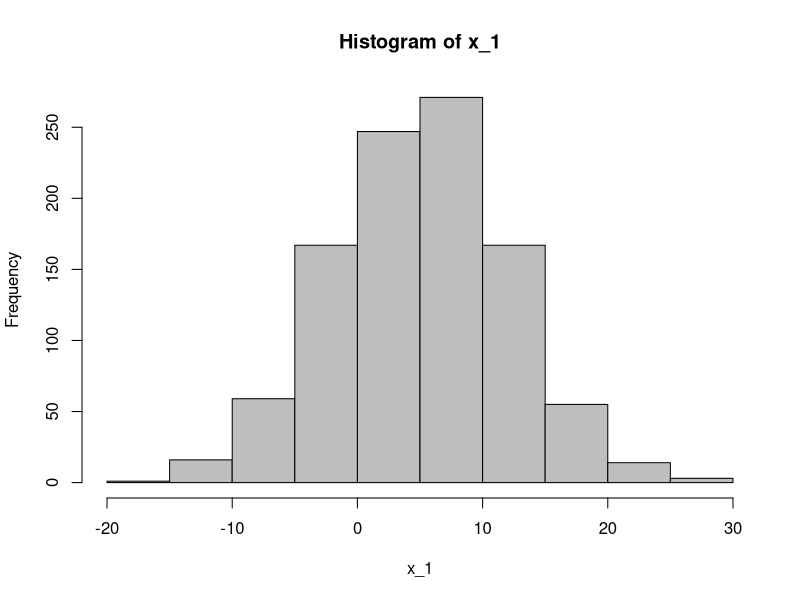
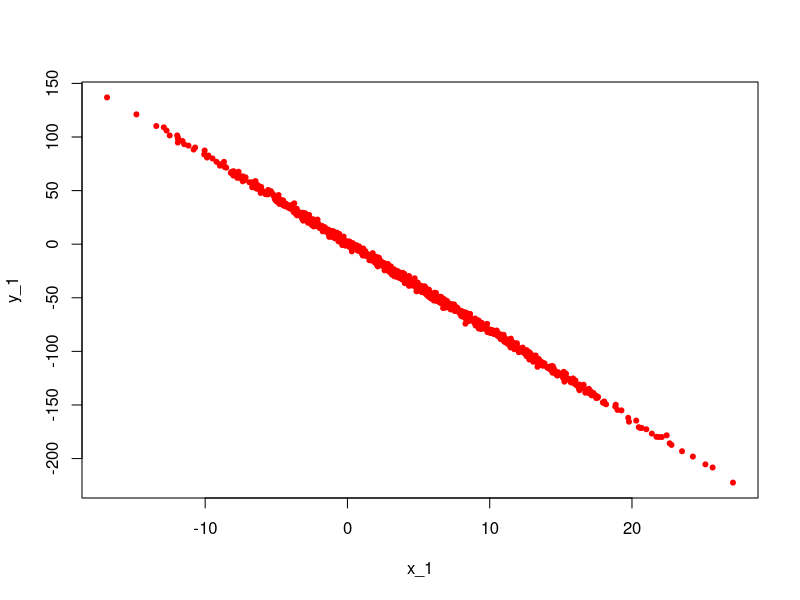

The R source for these figures, in order: (Note: this script raises an error after producing the figures.)
#brupoon 2015, MIT license
#install.packages("caTools")
require(caTools)
x_1 <- rnorm(1000,5,7) #1000 values with a mean of 5 and a stdev of 7
x_1_hist <- hist(x_1, col="grey")
true_error <- rnorm(1000,0,2)
true_beta_0 <- 1.1
true_beta_1 <- -8.2
y_1 <- true_beta_0 + true_beta_1*x_1 + true_error #y = mx+b+true_error
plot_x_1_y_1 <- plot(x_1, y_1, pch=20, col="red")

model <- lm(y_1 ~ x_1)
x_2 <- rgamma(1000, 1)
y_2 <- 3 * x_1 + 2.3 * x_2
model_y2x1 <- lm(y_2 ~ x_1) #model based on x_1
model_y2x2 <- lm(y_2 ~ x_2) #model based on x_2
model_y2xx <- lm(y_2 ~ x_1 + x_2) #model based on x_1 and x_2

#using caTools to split data subset
#We want to use mean squared error so need to split the data set
#define mean squared error function
mse <- function(model) {
    mse <- mean(summary(model)$residuals^2)
    return(mse)
}

y_2_sample <- sample.split(y_2, SplitRatio = .8)
y_2_train <- subset(y_2, y_2_sample==TRUE)
y_2_test <- subset(y_2, y_2_sample==FALSE)
model_y2xx_train <- lm(y_2_train ~ x_1 + x_2)
mse_test <- mse(model_y2xx_train)
